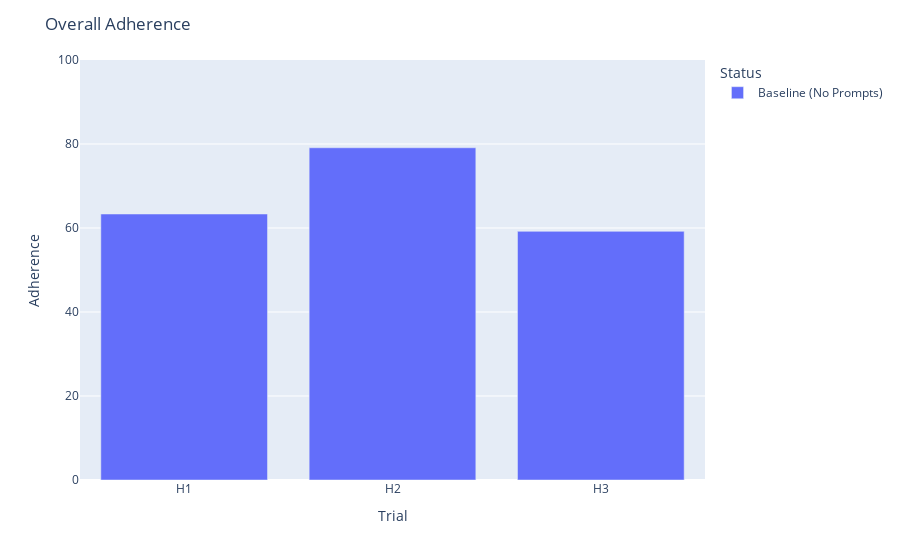

Here is the notebook cell this chart was saved with:
### Code cell
df = pd.DataFrame({"Trial":["H1", "H2", "H3"], "Adherence":[63.33, 79.1, 59.2],
                  "Status": ["Baseline (No Prompts)","Baseline (No Prompts)","Baseline (No Prompts)"]})
import plotly.express as plt

fig = plt.bar(df, x='Trial', y="Adherence", color="Status", barmode="group",
             labels=dict(x="Trial", measurements="Adherence"))
fig.update_layout(title="Overall Adherence")
fig.update_yaxes(range=[0,100])
fig.show()

### Figure 1 — Plotly figure (JSON) as saved in the notebook; plotly's stock layout.template omitted (floating-point values rounded to 4 significant figures)
{"data": [{"alignmentgroup": "True", "hovertemplate": "Status=Baseline (No Prompts)<br>Trial=%{x}<br>Adherence=%{y}<extra></extra>", "legendgroup": "Baseline (No Prompts)", "marker": {"color": "#636efa", "pattern": {"shape": ""}}, "name": "Baseline (No Prompts)", "offsetgroup": "Baseline (No Prompts)", "orientation": "v", "showlegend": true, "textposition": "auto", "type": "bar", "x": ["H1", "H2", "H3"], "xaxis": "x", "y": [63.33, 79.1, 59.2], "yaxis": "y"}], "layout": {"barmode": "group", "legend": {"title": {"text": "Status"}, "tracegroupgap": 0}, "margin": {"t": 60}, "title": {"text": "Overall Adherence"}, "xaxis": {"anchor": "y", "domain": [0, 1], "title": {"text": "Trial"}}, "yaxis": {"anchor": "x", "domain": [0, 1], "range": [0, 100], "title": {"text": "Adherence"}}}}
